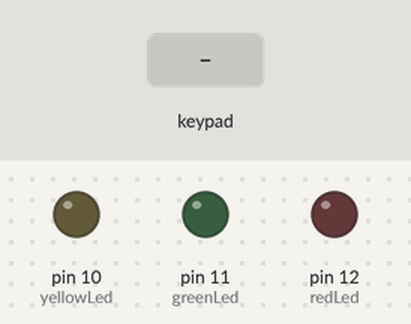
The sketch below on a simulated Arduino Uno, built with avr-gcc and run on an emulated ATmega328P. On the bench: output pins drawn as LEDs (lit = HIGH). Wiring (inferred from the names in the program): 4×4 keypad with keys 1 2 3 A 4 5 6 B 7 8 9 C * 0 # D: rows pin 9, pin 8, pin 7, pin 6; columns pin 5, pin 4, pin 3, pin 2. Dashed ring = blinking. The test bench sets the inputs (shaded band). Pins used as bus, display or sensor lines are not drawn.

Above: at 1.2 s.
1.3 s: keypad keys 1 2 3 4 pressed 0.4 s apart
At 1.5 s:
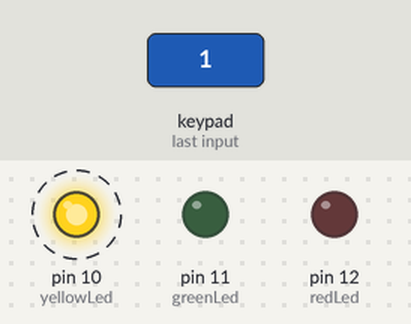
At 3.9 s:
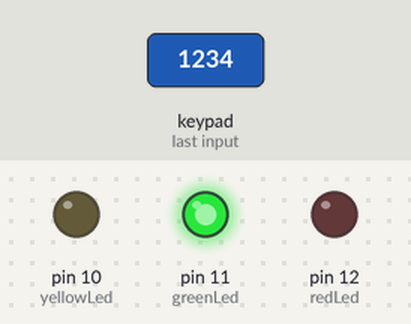
4.4 s: keypad keys 1 2 3 4 # pressed 0.4 s apart
At 6.85 s:
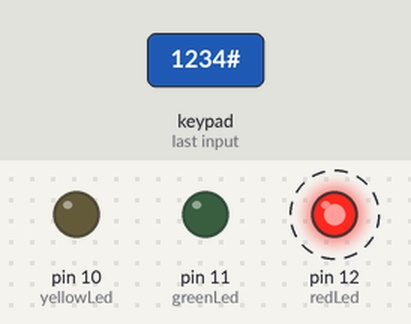
Timing chart, 0 to 9.7 s (numbered marks = the images above; inputs shaded):
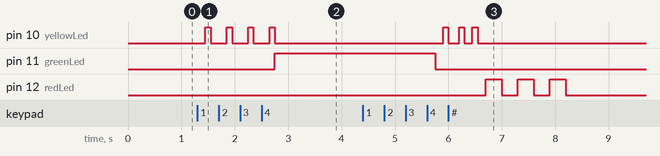

Measured:
- after the input at 1.3 s, pin 10 (yellowLed): alternates HIGH for 0.10 s and LOW for 0.30 s, 8 changes in all, then stays LOW, starting after 0.15 s; pin 11 (greenLed): LOW → HIGH after 1.5 s
- after the input at 4.4 s, pin 10 (yellowLed): alternates HIGH for 0.10 s and LOW for 0.18 s, 6 changes in all, then stays LOW, starting after 1.5 s; pin 12 (redLed): alternates HIGH for 0.30 s and LOW for 0.30 s, 6 changes in all, then stays LOW, starting after 2.3 s

The sketch:

task_3.5.ino
```cpp
const int rows[4] = {9, 8, 7, 6};
const int cols[4] = {5, 4, 3, 2};
const int yellowLed = 10;
const int greenLed = 11;
const int redLed = 12;
char keys[4][4] = {
  {'1', '2', '3', 'A'},
  {'4', '5', '6', 'B'},
  {'7', '8', '9', 'C'},
  {'*', '0', '#', 'D'}
};
String password = "1234";
String enteredPassword = "";
int attempts = 0;
bool locked = false;
unsigned long lockTime = 0;
char readKey() {
  for (int i = 0; i < 4; i++) {
    digitalWrite(rows[i], LOW);
    for (int j = 0; j < 4; j++) {
      if (digitalRead(cols[j]) == LOW) {
        delay(50);
        if (digitalRead(cols[j]) == LOW) {
          char key = keys[i][j];

          while (digitalRead(cols[j]) == LOW) {
          }
          digitalWrite(rows[i], HIGH);
          return key;
        }
      }
    }
    digitalWrite(rows[i], HIGH);
  }
  return 0;
}
void checkPassword() {
  if (enteredPassword == password) {
    digitalWrite(greenLed, HIGH);
    delay(3000);
    digitalWrite(greenLed, LOW);
    attempts = 0;
  } else {
    attempts++;
    for (int i = 0; i < 3; i++) {
      digitalWrite(redLed, HIGH);
      delay(300);
      digitalWrite(redLed, LOW);
      delay(300);
    }
    if (attempts >= 3) {
      locked = true;
      lockTime = millis();
    }
  }
  enteredPassword = "";
}
void setup() {
  for (int i = 0; i < 4; i++) {
    pinMode(rows[i], OUTPUT);
    digitalWrite(rows[i], HIGH);
    pinMode(cols[i], INPUT_PULLUP);
  }
  pinMode(yellowLed, OUTPUT);
  pinMode(greenLed, OUTPUT);
  pinMode(redLed, OUTPUT);
}
void loop() {
  if (locked) {
    if (millis() - lockTime >= 10000) {
      locked = false;
      attempts = 0;
    } else {
      return;
    }
  }
  char key = readKey();
  if (key != 0) {
    if (key == '*') {
      enteredPassword = "";
    } else if (key == '#') {
      if (enteredPassword.length() > 0) {
        checkPassword();
      }
    } else if (key >= '0' && key <= '9') {
      if (enteredPassword.length() < 4) {
        enteredPassword += key;
        digitalWrite(yellowLed, HIGH);
        delay(100);
        digitalWrite(yellowLed, LOW);
      }
      if (enteredPassword.length() == 4) {
        checkPassword();
      }
    }
  }
}
```
